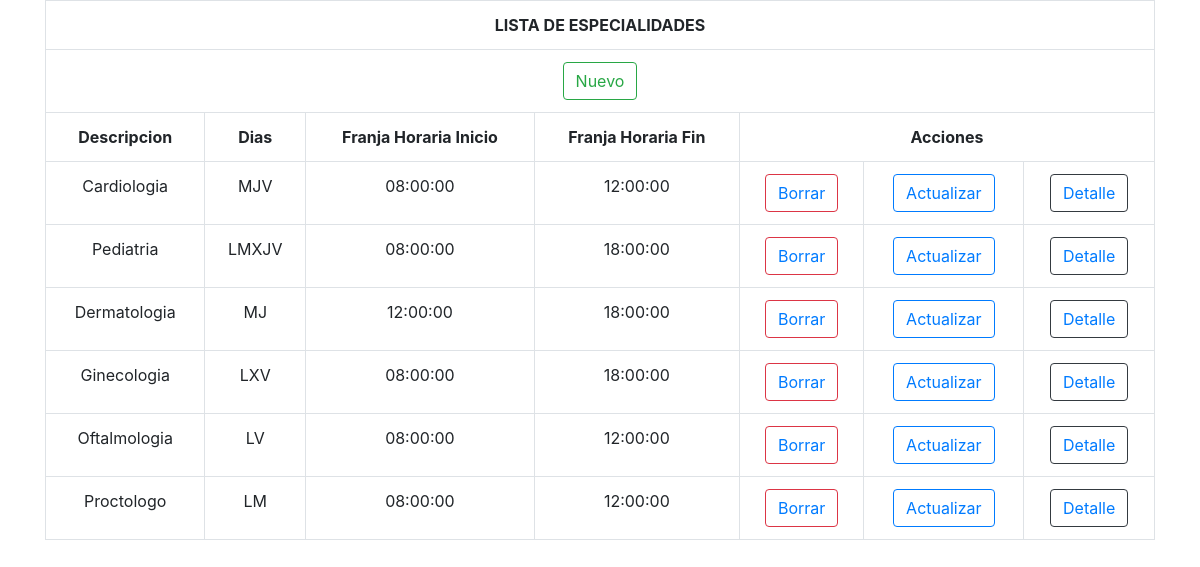
The page /Clases/Especialidades/especialidades.php on the database its author committed.
### tables this page shows
CREATE TABLE `especialidades` (
  `IdEsp` int(11) NOT NULL,
  `Descripcion` varchar(50) NOT NULL,
  `Dias` varchar(45) NOT NULL,
  `Franja_HI` time NOT NULL,
  `Franja_HF` time NOT NULL
);

### www/Clases/Especialidades/class.Especialidades.php (the view, shortened to what this page needs)
<?php
class especialidad{
	private $con;
    function __construct($cn)
    {
        $this->con = $cn;
    }
	public function get_list(){
		$d_new = "new/0";
		$d_new_final = base64_encode($d_new);
		$html = '
		<div class="container mt-10">
  <div class="table-responsive">
    <table class="table table-hover table-bordered text-center align-middle">
      <tr>
        <th colspan="8" class="text-center align-middle custom-table-title">LISTA DE ESPECIALIDADES</th>
      </tr>
			<tr>
			<th colspan="8" class="text-center align-middle" ><a class="btn btn-outline-success" href="especialidades.php?d=' . $d_new_final . '">Nuevo</a></th>
			</tr>
			<tr>
				<th>Descripcion</th>
				<th>Dias</th>
				<th>Franja Horaria Inicio</th>
				<th>Franja Horaria Fin</th>
				<th colspan="3">Acciones</th>
			</tr>
			</div>
			</div>';
			$sql = "SELECT IdEsp, Descripcion, Dias, Franja_HI, Franja_HF
				FROM especialidades;";
		$res = $this->con->query($sql);
		while($row = $res->fetch_assoc()){
			$d_del = "del/" . $row['IdEsp'];
			$d_del_final = base64_encode($d_del);
			$d_act = "act/" . $row['IdEsp'];
			$d_act_final = base64_encode($d_act);
			$d_det = "det/" . $row['IdEsp'];
			$d_det_final = base64_encode($d_det);
			$html .= '
				<tr>
                <td>' . $row['Descripcion'] . '</td>
                <td>' . $row['Dias'] . '</td>
                <td>' . $row['Franja_HI'] . '</td>
				<td>' . $row['Franja_HF'] . '</td>
					<td><button class="btn btn-outline-danger"><a href="especialidades.php?d=' . $d_del_final . '">Borrar</a></button></td>
					<td><button class="btn btn-outline-primary"><a href="especialidades.php?d=' . $d_act_final . '">Actualizar</a></button></td>
					<td><button class="btn btn-outline-dark"><a href="especialidades.php?d=' . $d_det_final . '">Detalle</a></button></td>
				</tr>';
		}
		$html .= '
		</table>';
		return $html;
	}
}
?>

### rows shown on the page
especialidades: Descripcion "Cardiologia", Dias "MJV", Franja_HI "08:00:00", Franja_HF "12:00:00"
especialidades: Descripcion "Pediatria", Dias "LMXJV", Franja_HI "08:00:00", Franja_HF "18:00:00"
especialidades: Descripcion "Dermatologia", Dias "MJ", Franja_HI "12:00:00", Franja_HF "18:00:00"
especialidades: Descripcion "Ginecologia", Dias "LXV", Franja_HI "08:00:00", Franja_HF "18:00:00"
especialidades: Descripcion "Oftalmologia", Dias "LV", Franja_HI "08:00:00", Franja_HF "12:00:00"
especialidades: Descripcion "Proctologo", Dias "LM", Franja_HI "08:00:00", Franja_HF "12:00:00"
